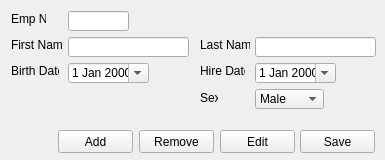
<?xml version="1.0" encoding="UTF-8"?>
<ui version="4.0">
 <class>Employee</class>
 <widget class="QWidget" name="Employee">
  <property name="geometry">
   <rect>
    <x>0</x>
    <y>0</y>
    <width>385</width>
    <height>160</height>
   </rect>
  </property>
  <property name="minimumSize">
   <size>
    <width>385</width>
    <height>160</height>
   </size>
  </property>
  <property name="maximumSize">
   <size>
    <width>385</width>
    <height>160</height>
   </size>
  </property>
  <property name="windowTitle">
   <string>Employee</string>
  </property>
  <property name="windowIcon">
   <iconset resource="../resources/employees.qrc">
    <normaloff>:/icons/svg/boss-1.svg</normaloff>:/icons/svg/boss-1.svg</iconset>
  </property>
  <widget class="QPushButton" name="pushButton">
   <property name="geometry">
    <rect>
     <x>58</x>
     <y>130</y>
     <width>75</width>
     <height>23</height>
    </rect>
   </property>
   <property name="text">
    <string>Add</string>
   </property>
  </widget>
  <widget class="QPushButton" name="pushButton_2">
   <property name="geometry">
    <rect>
     <x>139</x>
     <y>130</y>
     <width>75</width>
     <height>23</height>
    </rect>
   </property>
   <property name="text">
    <string>Remove</string>
   </property>
  </widget>
  <widget class="QPushButton" name="pushButton_3">
   <property name="geometry">
    <rect>
     <x>220</x>
     <y>130</y>
     <width>75</width>
     <height>23</height>
    </rect>
   </property>
   <property name="text">
    <string>Edit</string>
   </property>
  </widget>
  <widget class="QLineEdit" name="lineEdit">
   <property name="geometry">
    <rect>
     <x>68</x>
     <y>11</y>
     <width>61</width>
     <height>20</height>
    </rect>
   </property>
   <property name="readOnly">
    <bool>true</bool>
   </property>
  </widget>
  <widget class="QLineEdit" name="lineEdit_2">
   <property name="geometry">
    <rect>
     <x>68</x>
     <y>37</y>
     <width>121</width>
     <height>20</height>
    </rect>
   </property>
  </widget>
  <widget class="QDateEdit" name="dateEdit">
   <property name="geometry">
    <rect>
     <x>68</x>
     <y>63</y>
     <width>81</width>
     <height>20</height>
    </rect>
   </property>
   <property name="buttonSymbols">
    <enum>QAbstractSpinBox::PlusMinus</enum>
   </property>
   <property name="accelerated">
    <bool>false</bool>
   </property>
   <property name="showGroupSeparator" stdset="0">
    <bool>false</bool>
   </property>
   <property name="calendarPopup">
    <bool>true</bool>
   </property>
   <property name="currentSectionIndex">
    <number>0</number>
   </property>
  </widget>
  <widget class="QLineEdit" name="lineEdit_3">
   <property name="geometry">
    <rect>
     <x>255</x>
     <y>37</y>
     <width>121</width>
     <height>20</height>
    </rect>
   </property>
  </widget>
  <widget class="QDateEdit" name="dateEdit_2">
   <property name="geometry">
    <rect>
     <x>255</x>
     <y>63</y>
     <width>81</width>
     <height>20</height>
    </rect>
   </property>
   <property name="calendarPopup">
    <bool>true</bool>
   </property>
  </widget>
  <widget class="QComboBox" name="comboBox">
   <property name="geometry">
    <rect>
     <x>255</x>
     <y>89</y>
     <width>69</width>
     <height>20</height>
    </rect>
   </property>
   <item>
    <property name="text">
     <string>Male</string>
    </property>
   </item>
   <item>
    <property name="text">
     <string>Female</string>
    </property>
   </item>
  </widget>
  <widget class="QLabel" name="label">
   <property name="geometry">
    <rect>
     <x>11</x>
     <y>11</y>
     <width>35</width>
     <height>16</height>
    </rect>
   </property>
   <property name="text">
    <string>Emp Nº</string>
   </property>
   <property name="buddy">
    <cstring>lineEdit</cstring>
   </property>
  </widget>
  <widget class="QLabel" name="label_2">
   <property name="geometry">
    <rect>
     <x>11</x>
     <y>37</y>
     <width>51</width>
     <height>16</height>
    </rect>
   </property>
   <property name="text">
    <string>First Name</string>
   </property>
   <property name="scaledContents">
    <bool>true</bool>
   </property>
   <property name="buddy">
    <cstring>lineEdit_2</cstring>
   </property>
  </widget>
  <widget class="QLabel" name="label_3">
   <property name="geometry">
    <rect>
     <x>200</x>
     <y>37</y>
     <width>50</width>
     <height>16</height>
    </rect>
   </property>
   <property name="text">
    <string>Last Name</string>
   </property>
   <property name="scaledContents">
    <bool>true</bool>
   </property>
   <property name="buddy">
    <cstring>lineEdit_3</cstring>
   </property>
  </widget>
  <widget class="QLabel" name="label_4">
   <property name="geometry">
    <rect>
     <x>11</x>
     <y>63</y>
     <width>48</width>
     <height>16</height>
    </rect>
   </property>
   <property name="text">
    <string>Birth Date</string>
   </property>
   <property name="scaledContents">
    <bool>true</bool>
   </property>
   <property name="buddy">
    <cstring>dateEdit</cstring>
   </property>
  </widget>
  <widget class="QLabel" name="label_5">
   <property name="geometry">
    <rect>
     <x>200</x>
     <y>63</y>
     <width>45</width>
     <height>16</height>
    </rect>
   </property>
   <property name="text">
    <string>Hire Date</string>
   </property>
   <property name="scaledContents">
    <bool>true</bool>
   </property>
   <property name="buddy">
    <cstring>dateEdit_2</cstring>
   </property>
  </widget>
  <widget class="QLabel" name="label_6">
   <property name="geometry">
    <rect>
     <x>200</x>
     <y>90</y>
     <width>18</width>
     <height>16</height>
    </rect>
   </property>
   <property name="text">
    <string>Sex</string>
   </property>
   <property name="scaledContents">
    <bool>true</bool>
   </property>
   <property name="buddy">
    <cstring>comboBox</cstring>
   </property>
  </widget>
  <widget class="QPushButton" name="pushButton_4">
   <property name="geometry">
    <rect>
     <x>300</x>
     <y>130</y>
     <width>75</width>
     <height>23</height>
    </rect>
   </property>
   <property name="text">
    <string>Save</string>
   </property>
  </widget>
 </widget>
 <tabstops>
  <tabstop>lineEdit</tabstop>
  <tabstop>lineEdit_2</tabstop>
  <tabstop>lineEdit_3</tabstop>
  <tabstop>dateEdit</tabstop>
  <tabstop>dateEdit_2</tabstop>
  <tabstop>comboBox</tabstop>
  <tabstop>pushButton</tabstop>
  <tabstop>pushButton_2</tabstop>
  <tabstop>pushButton_3</tabstop>
 </tabstops>
 <resources>
  <include location="../resources/employees.qrc"/>
 </resources>
 <connections/>
</ui>
